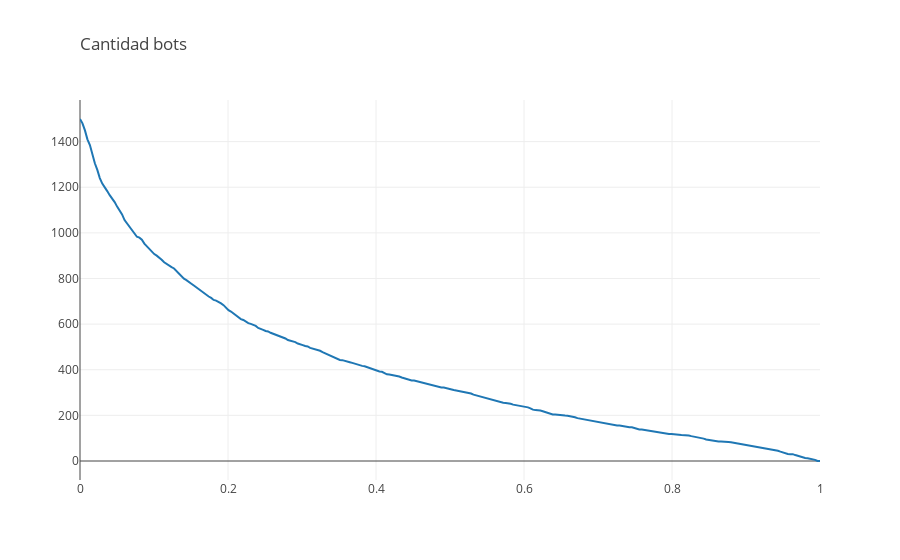

Source (notebook cell):
### Code cell
yval = []
xval = np.linspace(0,1, 300)
for i in xval:
    cantUsuarios = len(usuarios_prob[usuarios_prob['Prob_Bot']>i])
    yval.append(cantUsuarios)
trace1 = go.Scatter(
    name='Inscriptos',
    x=xval,
    y=yval,
#     line={
#         'shape': 'spline',
#         'smoothing': 0.7,
#     }
)
layout = go.Layout(
    title=go.layout.Title(
        text='Cantidad bots',
        xref='paper',
        x=0
    ),
)
fig = go.Figure(data=[trace1], layout=layout)
print(len(usuarios_prob))
iplot(fig)

### Figure 1 — Plotly figure (JSON) as saved in the notebook; plotly's stock layout.template omitted (floating-point values rounded to 4 significant figures; data arrays with more than 128 entries replaced by an {"elided": "..."} marker saying what was removed)
{"data": [{"name": "Inscriptos", "type": "scatter", "uid": "cd15af83-4229-4aca-86b5-951ec655ce8a", "x": {"elided": "300 float values"}, "y": {"elided": "300 int values"}}], "layout": {"title": {"text": "Cantidad bots", "x": 0, "xref": "paper"}}}
